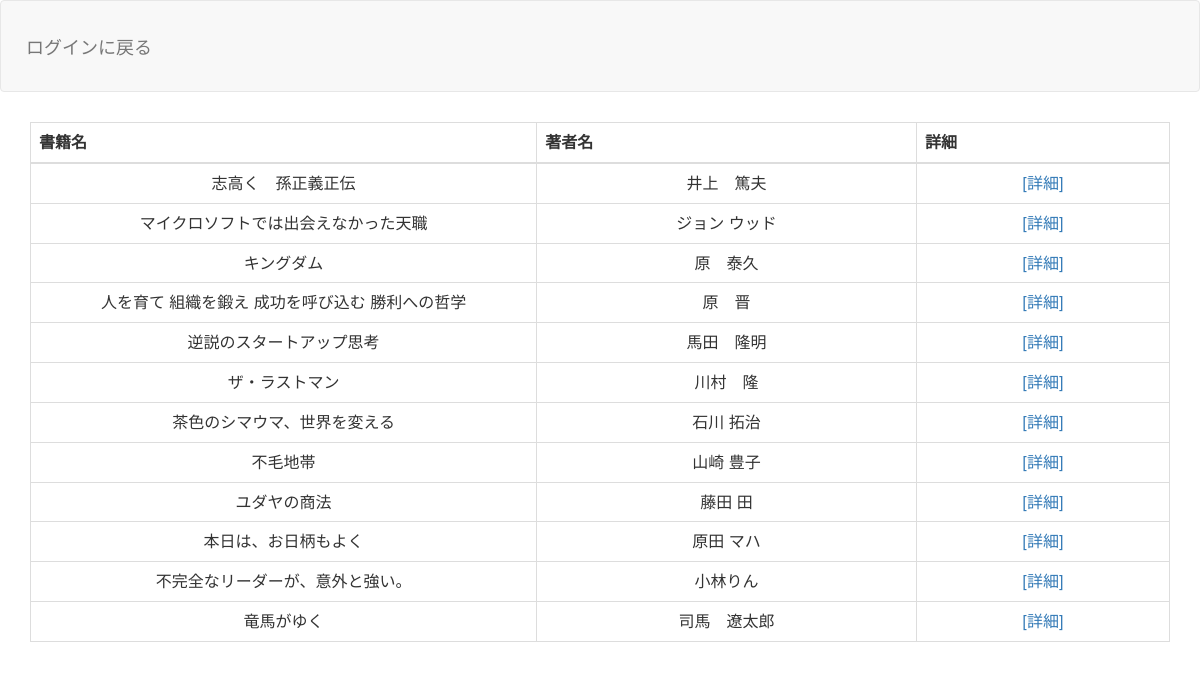
The page /n_select.php on the database its author committed.
### tables this page shows
CREATE TABLE IF NOT EXISTS `gs_bm_table` (
  `id` int(12) NOT NULL AUTO_INCREMENT,
  `lid` varchar(128) NOT NULL,
  `b_name` varchar(64) NOT NULL,
  `a_name` varchar(64) NOT NULL,
  `b_url` text NOT NULL,
  `comment` text NOT NULL,
  `indate` datetime NOT NULL,
  `img` varchar(128) DEFAULT NULL,
  PRIMARY KEY (`id`)
);

### n_select.php (the view, shortened to what this page needs)
<?php
$pdo = db_con();
$stmt = $pdo->prepare("SELECT * FROM gs_bm_table");
$status = $stmt->execute();
$view="";
if($status==false){
  queryError($stmt);
}else{
  while( $result = $stmt->fetch(PDO::FETCH_ASSOC)){
    $view .= '<tr>';
    $view .= '<td width=200 align="center">'.$result["b_name"].'</td>';
    $view .= '<td width=150 align="center">'.$result["a_name"].'</td>';
    $view .= '<td width=100 align="center">'.'<a href="n_detail.php?id='.$result["id"].'">';
    $view .= '[詳細]';
    $view .= '</a>'.'</td>';
    $view .= '</tr>';
  }
}
?>
    <!DOCTYPE html>
    <html lang="ja">
    <head>
        <link href="css/bootstrap.min.css" rel="stylesheet">
    </head>
    <body id="main">
        <header>
            <nav class="navbar navbar-default">
                <div class="container-fluid">
                    <div class="navbar-header">
                        <a class="navbar-brand" href="login.php">ログインに戻る</a>
                    </div>
                </div>
            </nav>
        </header>
        <div class="container">
            <table class="table table-bordered">
                <thead>
                    <tr align="center">
                        <th>書籍名</th>
                        <th>著者名</th>
                        <th>詳細</th>
                    </tr>
                </thead>
                <tbody>
                    <?=$view?>
                </tbody>
            </table>
        </div>
    </body>
    </html>

### n_select.php (style rules this page uses)
div { padding: 10px; font-size: 16px; }

### rows shown on the page
gs_bm_table: b_name "志高く 孫正義正伝", a_name "井上 篤夫", value "[詳細]"
gs_bm_table: b_name "マイクロソフトでは出会えなかった天職", a_name "ジョン ウッド", value "[詳細]"
gs_bm_table: b_name "キングダム", a_name "原 泰久", value "[詳細]"
gs_bm_table: b_name "人を育て 組織を鍛え 成功を呼び込む 勝利への哲学", a_name "原 晋", value "[詳細]"
gs_bm_table: b_name "逆説のスタートアップ思考", a_name "馬田 隆明", value "[詳細]"
gs_bm_table: b_name "ザ・ラストマン", a_name "川村 隆", value "[詳細]"
gs_bm_table: b_name "茶色のシマウマ、世界を変える", a_name "石川 拓治", value "[詳細]"
gs_bm_table: b_name "不毛地帯", a_name "山崎 豊子", value "[詳細]"
gs_bm_table: b_name "ユダヤの商法", a_name "藤田 田", value "[詳細]"
gs_bm_table: b_name "本日は、お日柄もよく", a_name "原田 マハ", value "[詳細]"
gs_bm_table: b_name "不完全なリーダーが、意外と強い。", a_name "小林りん", value "[詳細]"
gs_bm_table: b_name "竜馬がゆく", a_name "司馬 遼太郎", value "[詳細]"
